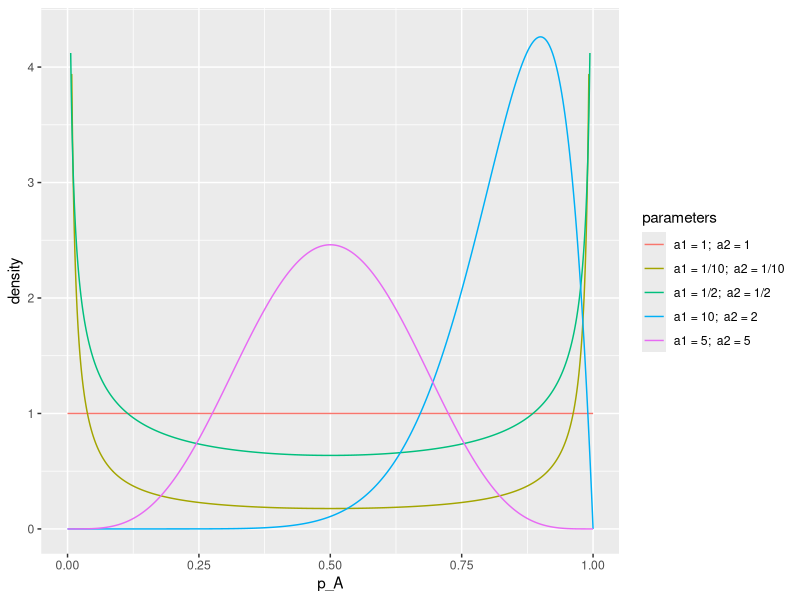
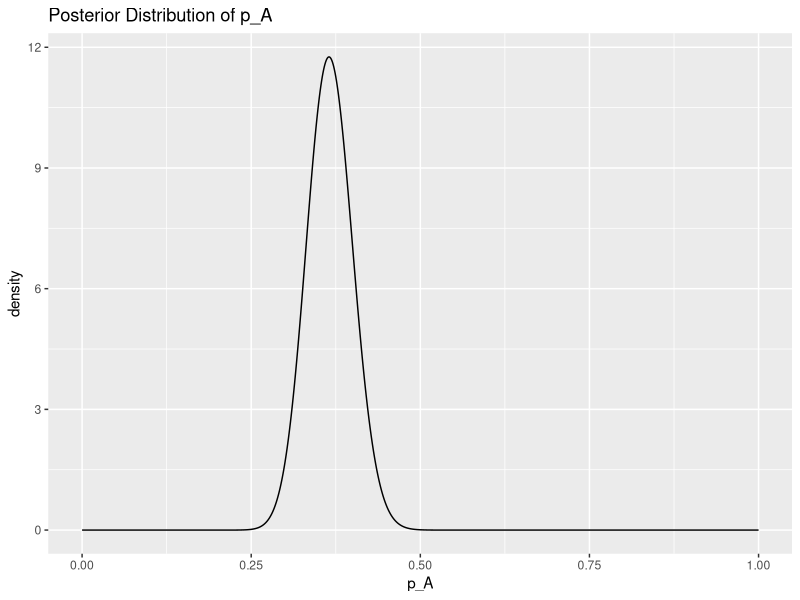
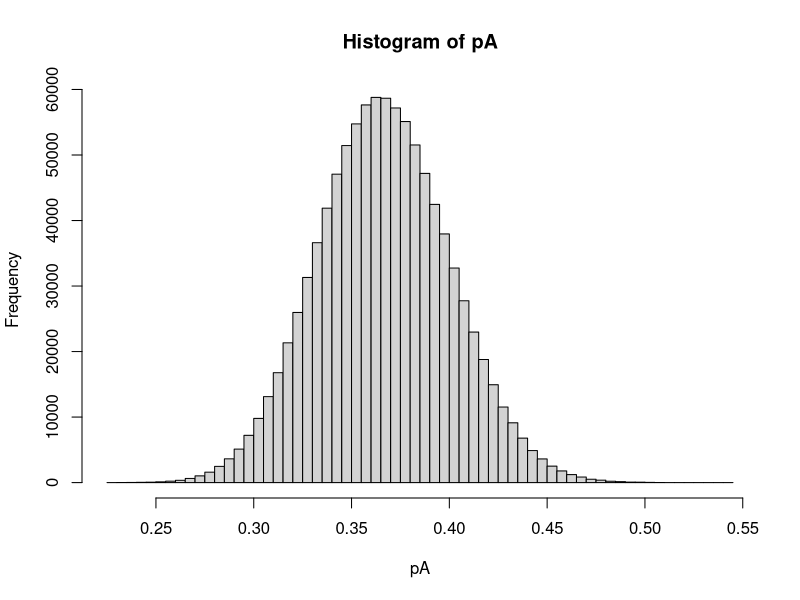
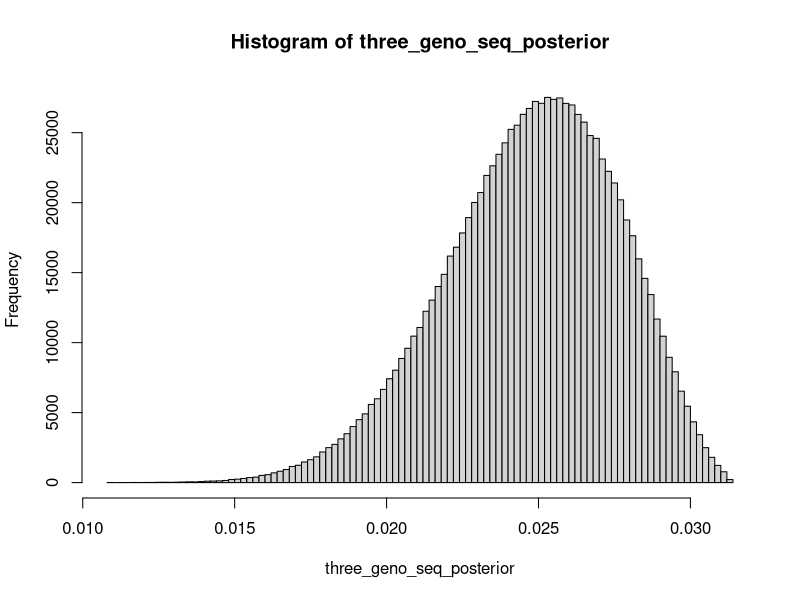

Recreate these plots in R, in order.
## ---- chunk 1
library(tidyverse)
library(DiagrammeR)
## ---- chunk 2
library(tidyverse)
xs <- seq(0,1, by = 0.001)
atib <- list(
  `a1 = 1/10;  a2 = 1/10` = tibble(p_A = xs, density = dbeta(xs, 0.1, 0.1)),
  `a1 = 1/2;  a2 = 1/2` = tibble(p_A = xs, density = dbeta(xs, 0.5, 0.5)),
  `a1 = 1;  a2 = 1` = tibble(p_A = xs, density = dbeta(xs, 1, 1)),
  `a1 = 5;  a2 = 5` = tibble(p_A = xs, density = dbeta(xs, 5, 5)),
  `a1 = 10;  a2 = 2` = tibble(p_A = xs, density = dbeta(xs, 10, 2))
) %>%
  bind_rows(.id = "parameters")

ggplot(atib, aes(x = p_A, y = density, colour = parameters)) +
  geom_line() +
  ylim(0, 4.3)
## ---- chunk 3
xs <- seq(0, 1, by = 0.001)
btib <- tibble(p_A = xs,
               density = dbeta(xs, 74, 128))
ggplot(btib, aes(x = p_A, y = density)) +
  geom_line() +
  ggtitle("Posterior Distribution of p_A")
## ---- chunk 4
pA <- rbeta(n = 10^6, 74, 128)
## ---- chunk 5
pA[1:10]
## ---- chunk 6
hist(pA, breaks = 100)
## ---- chunk 7
mean(pA)
## ---- chunk 8
median(pA)
## ---- chunk 9
sd(pA)
## ---- chunk 10
quantile(pA, probs = c(0.05, 0.95))
## ---- chunk 11
three_geno_seq_posterior <- pA^2 * 2 * pA * (1 - pA) * (1 - pA)^2
## ---- chunk 12
hist(three_geno_seq_posterior, breaks = 100)
